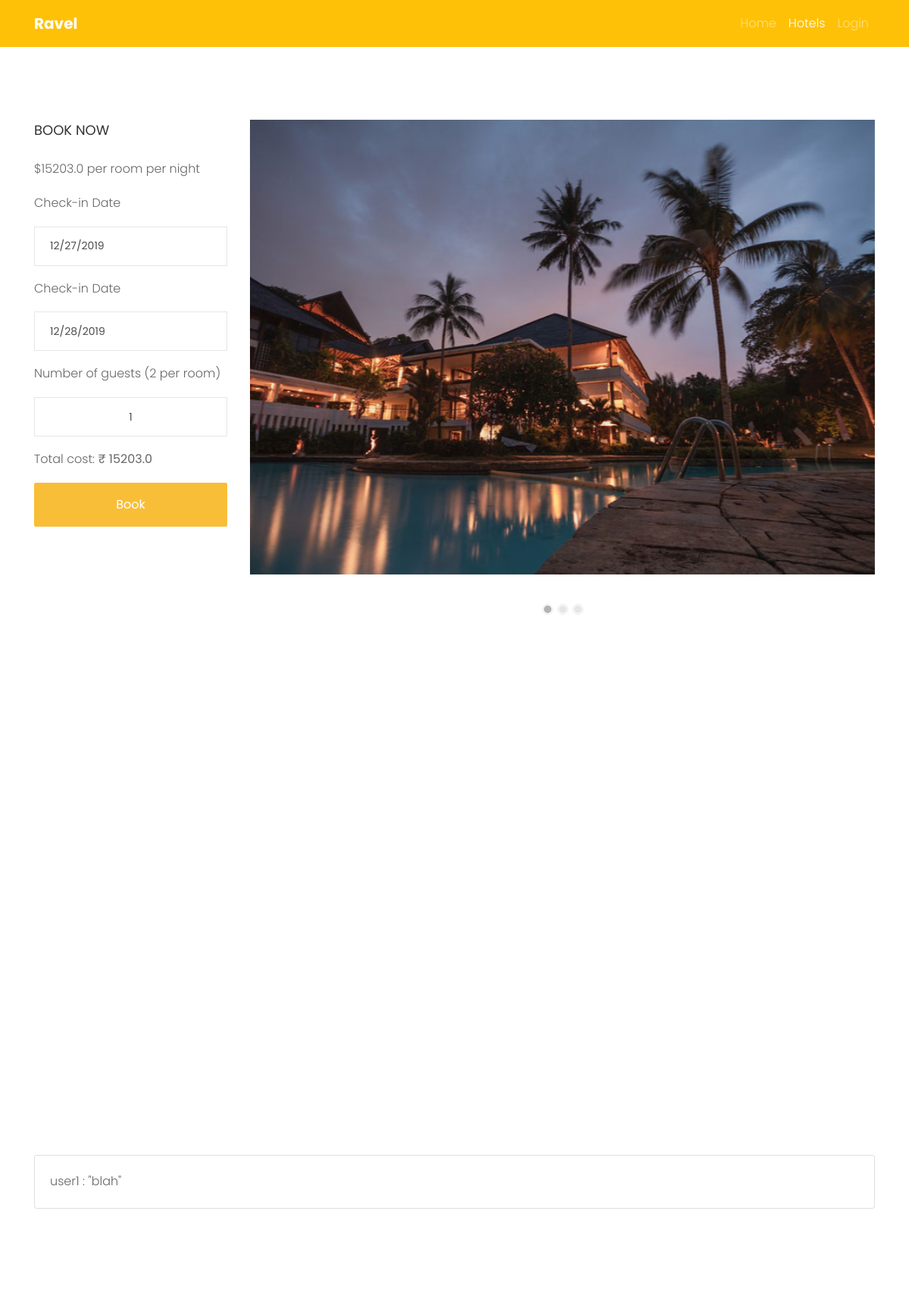
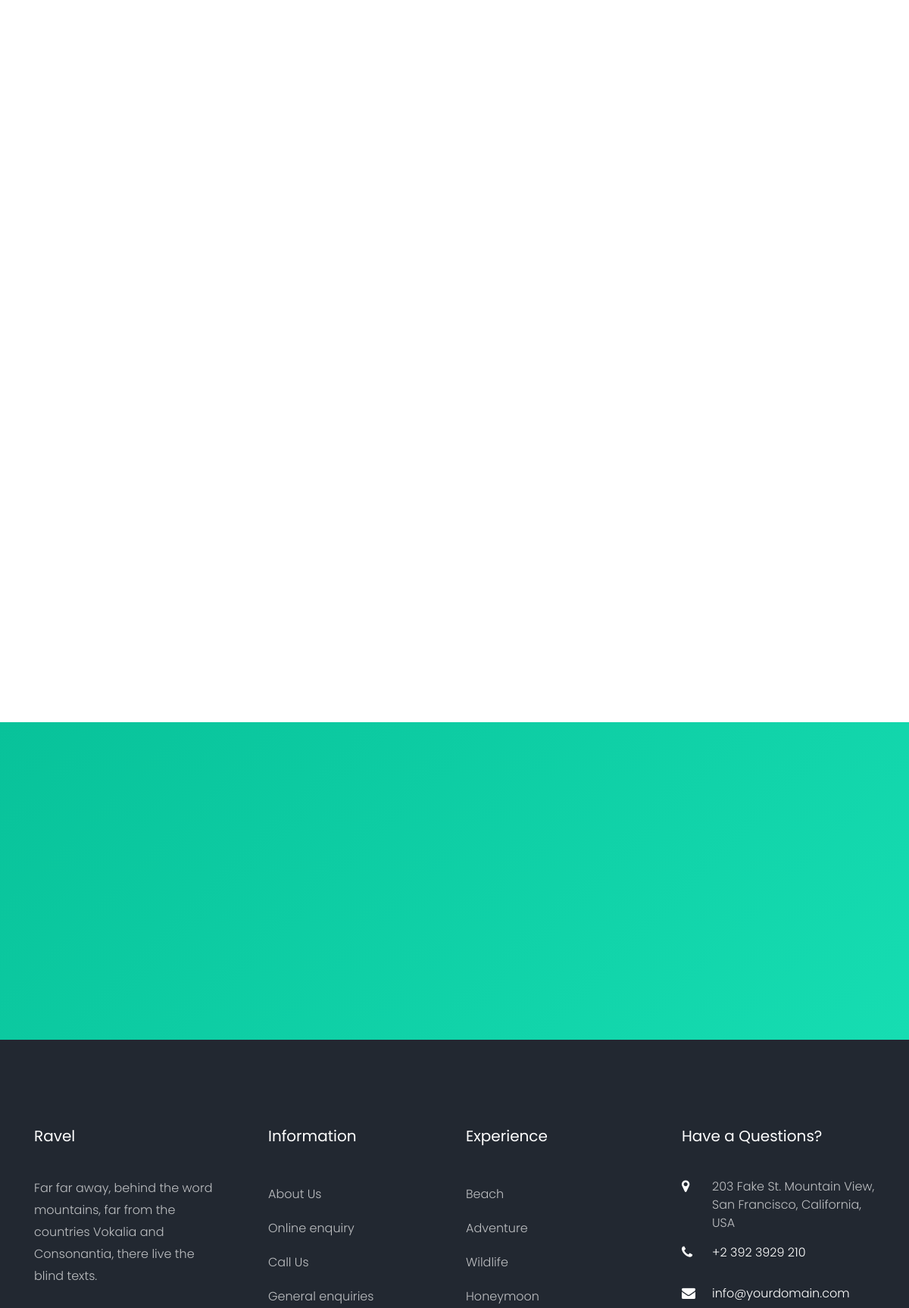
The page /hotel/5 (upper part) on the database its author committed (2 pictures, top to bottom).
### myapp/models.py (models this page shows)
class Hotel (models.Model):
	hotel_name = models.CharField (max_length = 20, default = "")
	hotel_description = models.CharField  (max_length = 50, default = "")
	hotel_address = models.CharField (max_length = 50, default = "")
	hotel_city = models.CharField (max_length = 4, default = "")
	hotel_zip = models.IntegerField (default = 0)
	hotel_cover = models.ImageField  (upload_to='media/hotel_images', blank = True)
	guests_per_room = models.IntegerField (default = 0)
	hotel_beds = models.IntegerField (default = 0)
	hotel_baths = models.IntegerField (default = 0)
	hotel_rooms = models.IntegerField (default = 0)
	hotel_kitchen = models.BooleanField (default = False)
	hotel_ac = models.BooleanField (default = False)
	hotel_rating = models.FloatField (default=0.0)
	hotel_number_of_ratings = models.IntegerField(default=0)
	hotel_class = models.CharField (max_length = 15, default = "")
	available_rooms = models.IntegerField (default = 0)
	price = models.FloatField (default = 0.0)
	def __str__(self):
		return self.hotel_name

class Hotel_Ratings (models.Model):
	user = models.ForeignKey (User, on_delete = models.CASCADE, null = True)
	hotel =  models.ForeignKey (Hotel, on_delete = models.CASCADE, null = True)
	rating = models.IntegerField ()
	review = models.CharField (max_length = 500, default="")

### myapp/views.py (the view)
# urls.py: path('hotel/<int:hotel_id>', views.hotel_details, name="hotel_details"),
def hotel_details (request, hotel_id):
	if request.method=='GET':
		hotel = get_object_or_404 (Hotel,pk=hotel_id)
		reviews = Hotel_Ratings.objects.filter(hotel=hotel_id)
		loc = hotel.hotel_city
		recs = Hotel.objects.filter(hotel_city = loc).order_by('hotel_rating')[0:3]
		print('RECSSSSSSSSSSS')
		print(recs)
		res = {}
		for x in range(len(recs)):
			res[x] = recs[x]
		return render (request, 'myapp/hotel-single.html',
						{'hotel':hotel,
						'reviews':reviews,
						'ratingRangeFull':range(int(hotel.hotel_rating)),
						'ratingRangeEmpty':range(5-int(hotel.hotel_rating)),
						'recs':recs})

### myapp/templates/myapp/hotel-single.html (shortened to what this page needs)
<!DOCTYPE html>
{% load static %}
<html lang="en">
  <head>
    <link rel="stylesheet" href="{%static 'myapp/css/open-iconic-bootstrap.min.css' %}">
    <link rel="stylesheet" href="{%static 'myapp/css/animate.css' %}">
    <link rel="stylesheet" href="{%static 'myapp/css/owl.carousel.min.css' %}">
    <link rel="stylesheet" href="{%static 'myapp/css/owl.theme.default.min.css' %}">
    <link rel="stylesheet" href="{%static 'myapp/css/magnific-popup.css' %}">
    <link rel="stylesheet" href="{%static 'myapp/css/aos.css' %}">
    <link rel="stylesheet" href="{%static 'myapp/css/ionicons.min.css' %}">
    <link rel="stylesheet" href="{%static 'myapp/css/bootstrap-datepicker.css' %}">
    <link rel="stylesheet" href="{%static 'myapp/css/jquery.timepicker.css' %}">
    <link rel="stylesheet" href="{%static 'myapp/css/flaticon.css' %}">
    <link rel="stylesheet" href="{%static 'myapp/css/icomoon.css' %}">
    <link rel="stylesheet" href="{%static 'myapp/css/style.css' %}">
  </head>
  <body>
	  <nav class="navbar navbar-expand-lg navbar-dark ftco_navbar bg-warning ftco-navbar-light" id="ftco-navbar">
	    <div class="container">
	      <a class="navbar-brand" href="/#">Ravel</a>
	      <div class="collapse navbar-collapse" id="ftco-nav">
	        <ul class="navbar-nav ml-auto">
	          <li class="nav-item"><a href="/#" class="nav-link">Home</a></li>
	          <li class="nav-item active"><a href="/hotels/?checkin=12%2F27%2F2019&checkout=12%2F28%2F2019&location=&guests=1" class="nav-link">Hotels</a></li>
			  	{% if user.is_authenticated %}
				  <li class="nav-item"><a href="/profile" class="nav-link">{{ user.username }}</a></li>
				{% else %}
					<li class="nav-item"><a href="/login" class="nav-link">Login</a></li>
				{% endif %}
	        </ul>
	      </div>
	    </div>
	  </nav>
		<section class="ftco-section ftco-degree-bg">
      <div class="container">
        <div class="row">
        	<div class="col-lg-3 sidebar">
        		<div class="sidebar-wrap ftco-animate">
							<h3 class="heading mb-4">Book Now</h3>
							<p>${{hotel.price}} per room per night</p>
        			<form action="#">
        				<div class="fields">
									<p>Check-in Date</p>
		              <div class="form-group">
		                <input type="text" id="bookCheckin" onchange="getCost()" value="12/27/2019" class="form-control checkin_date" placeholder="Date from">
									</div>
									<p>Check-in Date</p>
		              <div class="form-group">
		                <input type="text" id="bookCheckout" onchange="getCost()" value="12/28/2019" class="form-control checkin_date" placeholder="Date to">
									</div>
									<p>Number of guests ({{hotel.guests_per_room}} per room)</p>
									<div class="form-group">
											<input type="number" id="bookGuests" onchange="getCost()" class="form-control" value="1" min="1">
										</div>
										<p>Total cost: <strong id="totalCost">₹ {{hotel.price}}</strong></p>
		              <div class="form-group">
		                <input type="submit" value="Book" class="btn btn-primary py-3 px-5">
		              </div>
		            </div>
	            </form>
        		</div>
          </div>
          <div class="col-lg-9">
          	<div class="row">
          		<div class="col-md-12 ftco-animate">
          			<div class="single-slider owl-carousel">
          				<div class="item">
          					<div class="hotel-img" style="background-image: url({% static 'myapp/images/hotel-2.jpg'%});"></div>
          				</div>
          			</div>
          		</div>
							</div>
						</div>
			<div class="container">
          		<div class="col-md-12 hotel-single ftco-animate mb-5 mt-4">
								{% for rev in reviews %}
								<div class="card">
										<div class="card-body">
												{{rev.user}} : "{{rev.review}}"
										</div>
									  </div>
								</div>
								{% endfor %}
				  </div>
			</div>
    </section>
		<section class="ftco-section-parallax">
      <div class="parallax-img d-flex align-items-center">
        <div class="container">
          <div class="row d-flex justify-content-center">
          </div>
        </div>
      </div>
    </section>
    <footer class="ftco-footer ftco-bg-dark ftco-section">
      <div class="container">
        <div class="row mb-5">
          <div class="col-md">
            <div class="ftco-footer-widget mb-4">
              <h2 class="ftco-heading-2">Ravel</h2>
              <p>Far far away, behind the word mountains, far from the countries Vokalia and Consonantia, there live the blind texts.</p>
            </div>
          </div>
          <div class="col-md">
            <div class="ftco-footer-widget mb-4 ml-md-4">
              <h2 class="ftco-heading-2">Information</h2>
              <ul class="list-unstyled">
                <li><a href="#" class="py-2 d-block">About Us</a></li>
                <li><a href="#" class="py-2 d-block">Online enquiry</a></li>
                <li><a href="#" class="py-2 d-block">Call Us</a></li>
                <li><a href="#" class="py-2 d-block">General enquiries</a></li>
              </ul>
            </div>
          </div>
          <div class="col-md">
             <div class="ftco-footer-widget mb-4">
              <h2 class="ftco-heading-2">Experience</h2>
              <ul class="list-unstyled">
                <li><a href="#" class="py-2 d-block">Beach</a></li>
                <li><a href="#" class="py-2 d-block">Adventure</a></li>
                <li><a href="#" class="py-2 d-block">Wildlife</a></li>
                <li><a href="#" class="py-2 d-block">Honeymoon</a></li>
              </ul>
            </div>
          </div>
          <div class="col-md">
            <div class="ftco-footer-widget mb-4">
            	<h2 class="ftco-heading-2">Have a Questions?</h2>
            	<div class="block-23 mb-3">
	              <ul>
	                <li><span class="icon icon-map-marker"></span><span class="text">203 Fake St. Mountain View, San Francisco, California, USA</span></li>
	                <li><a href="#"><span class="icon icon-phone"></span><span class="text">+2 392 3929 210</span></a></li>
	                <li><a href="#"><span class="icon icon-envelope"></span><span class="text">info@yourdomain.com</span></a></li>
	              </ul>
	            </div>
            </div>
          </div>
        </div>
      </div>
    </footer>
  </body>
</html>

### myapp/static/myapp/css/icomoon.css (style rules this page uses)
[class^="icon-"], [class*=" icon-"] { font-family: 'icomoon' !important; speak: none; font-style: normal; font-weight: normal; font-variant: normal; text-transform: none; line-height: 1; -webkit-font-smoothing: antialiased; -moz-osx-font-smoothing: grayscale; }
.icon-map-marker:before { content: "\f041"; }
.icon-phone:before { content: "\f095"; }
.icon-envelope:before { content: "\f0e0"; }

### rows shown on the page
Hotel: price "15203.0", guests_per_room "2"
Hotel_Ratings: user "user1", review "blah"
